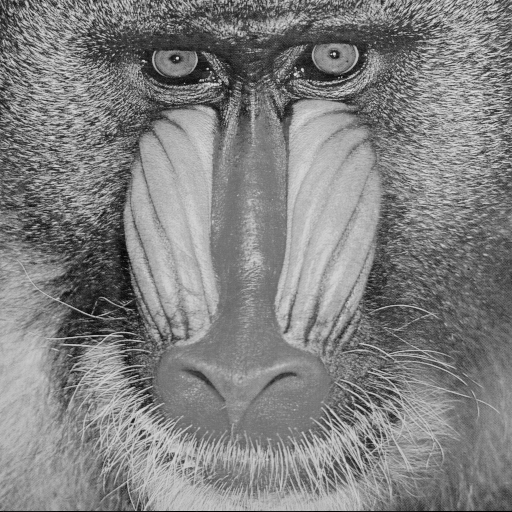
#> input picture AT3/imagens de entrada/baboon_monocromatica.png, 512 x 512 px
$ python Q1.py
#> lines starting #> are read from the running program, lines starting #| are printed output that depends on the picture
### AT3/utils.py
import inspect
from pathlib import Path
from typing import Literal

import cv2
import numpy as np

ImageType = Literal["png", "bmp", "tiff", "webp", "pgm", "jpg"]


def readImageFromMemory(imgName, imgDirectory, readMode):
#> called with imgName = 'baboon_monocromatica.png', imgDirectory = 'imagens de entrada', readMode = 0
    fileBytes = np.fromfile(
        Path(__file__).parent / imgDirectory / imgName, dtype=np.uint8
    )
    imageNdArray = cv2.imdecode(fileBytes, readMode)
#> imageNdArray is the input picture: shape (512, 512); min 0, max 230, mean 129.1

    return imageNdArray


def saveImage(imageNdArray, name, imgType: ImageType = "png"):
    # __file__ here would be utils.py, so the folder is named after the caller
    callerFile = Path(inspect.currentframe().f_back.f_code.co_filename)

    OUTPUT_DIR = callerFile.parent / (callerFile.stem + "_output")
    OUTPUT_DIR.mkdir(exist_ok=True)

    extension = "." + imgType.lstrip(".")
    path = OUTPUT_DIR / (name + extension)

    ok, encodedBytes = cv2.imencode(extension, imageNdArray)

    if not ok:
        raise ValueError(f"could not encode image: {path}")

    encodedBytes.tofile(path)

    return path

### AT3/Q1.py
import cv2
import numpy as np

from utils import readImageFromMemory, saveImage


def rotateClockwise90(imageNdArray):
    height, width = imageNdArray.shape
#> height = 512; width = 512
    rotated = np.empty((width, height), dtype=imageNdArray.dtype)

    for i in range(height):
        for j in range(width):
            rotated[j, height - i - 1] = imageNdArray[i, j]
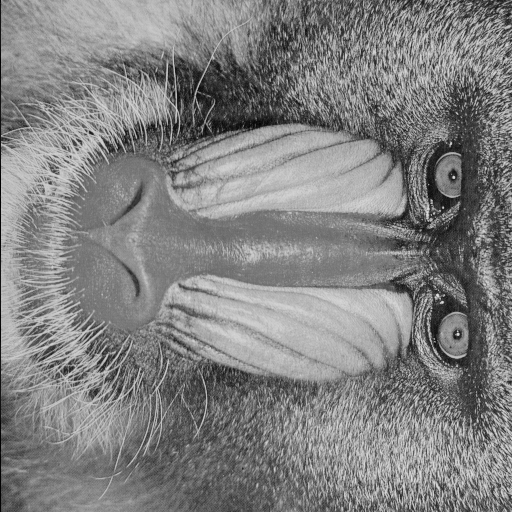
#> rotated: shape (512, 512); min 0, max 230, mean 129.1

    return rotated


def rotate180(imageNdArray):
    height, width = imageNdArray.shape
#> height = 512; width = 512
    rotated = np.empty((height, width), dtype=imageNdArray.dtype)

    for i in range(height):
        for j in range(width):
            rotated[height - i - 1, width - j - 1] = imageNdArray[i, j]
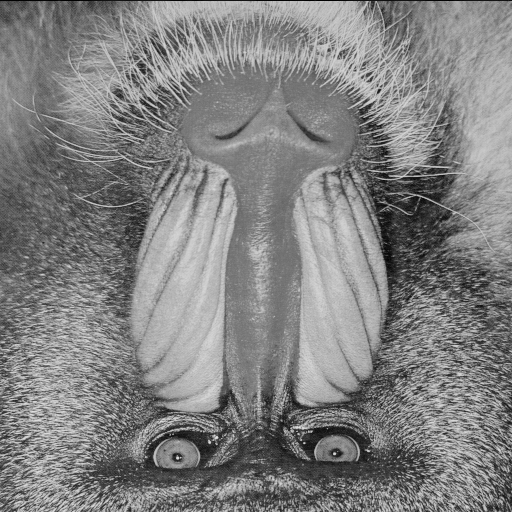
#> rotated: shape (512, 512); min 0, max 230, mean 129.1

    return rotated


def rotateClockwise270(imageNdArray):
    height, width = imageNdArray.shape
#> height = 512; width = 512
    rotated = np.empty((width, height), dtype=imageNdArray.dtype)

    for i in range(height):
        for j in range(width):
            rotated[width - j - 1, i] = imageNdArray[i, j]
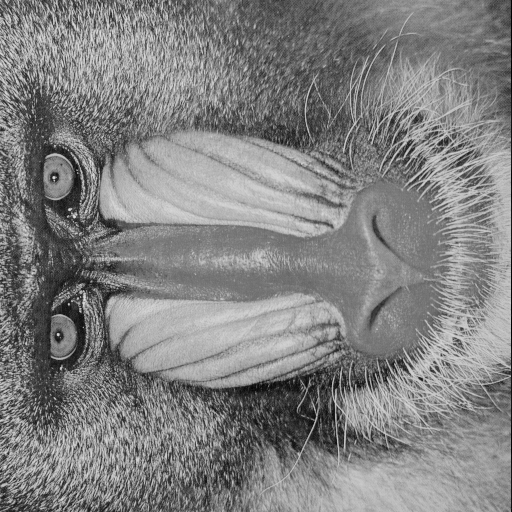
#> rotated: shape (512, 512); min 0, max 230, mean 129.1

    return rotated


# ================================================================================================

baboonImg = readImageFromMemory(
    imgName="baboon_monocromatica.png",
    imgDirectory="imagens de entrada",
    readMode=cv2.IMREAD_GRAYSCALE,
)

baboonRotated90 = rotateClockwise90(baboonImg)
baboonRotated180 = rotate180(baboonImg)
baboonRotated270 = rotateClockwise270(baboonImg)

saveImage(imageNdArray=baboonRotated90, name="baboon_rotated_90", imgType="png")
saveImage(imageNdArray=baboonRotated180, name="baboon_rotated_180", imgType="png")
saveImage(imageNdArray=baboonRotated270, name="baboon_rotated_270", imgType="png")

$ run again, with AT3/imagens de entrada/aerial_view.png copied over AT3/imagens de entrada/baboon_monocromatica.png
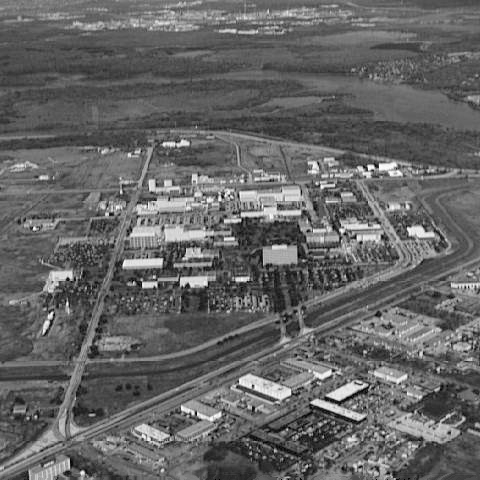
#> input picture AT3/imagens de entrada/aerial_view.png, 480 x 480 px
#> in readImageFromMemory, imageNdArray is the input picture: shape (480, 480); min 0, max 254, mean 101.2
#> after the loop in rotate180, `for i in range(height):`:
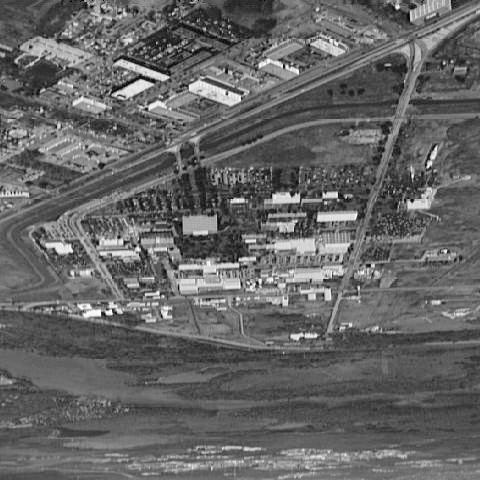
#> rotated: shape (480, 480); min 0, max 254, mean 101.2
#> after the loop in rotateClockwise270, `for i in range(height):`:
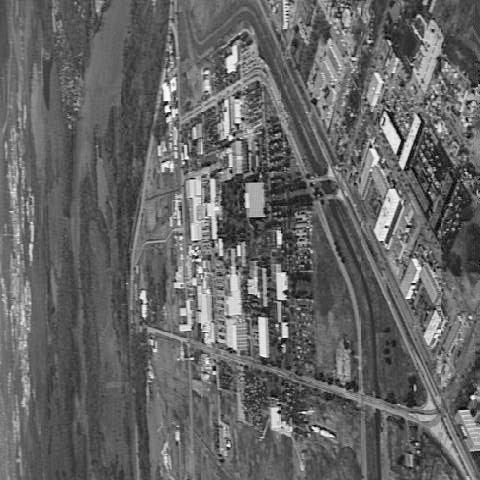
#> rotated: shape (480, 480); min 0, max 254, mean 101.2
